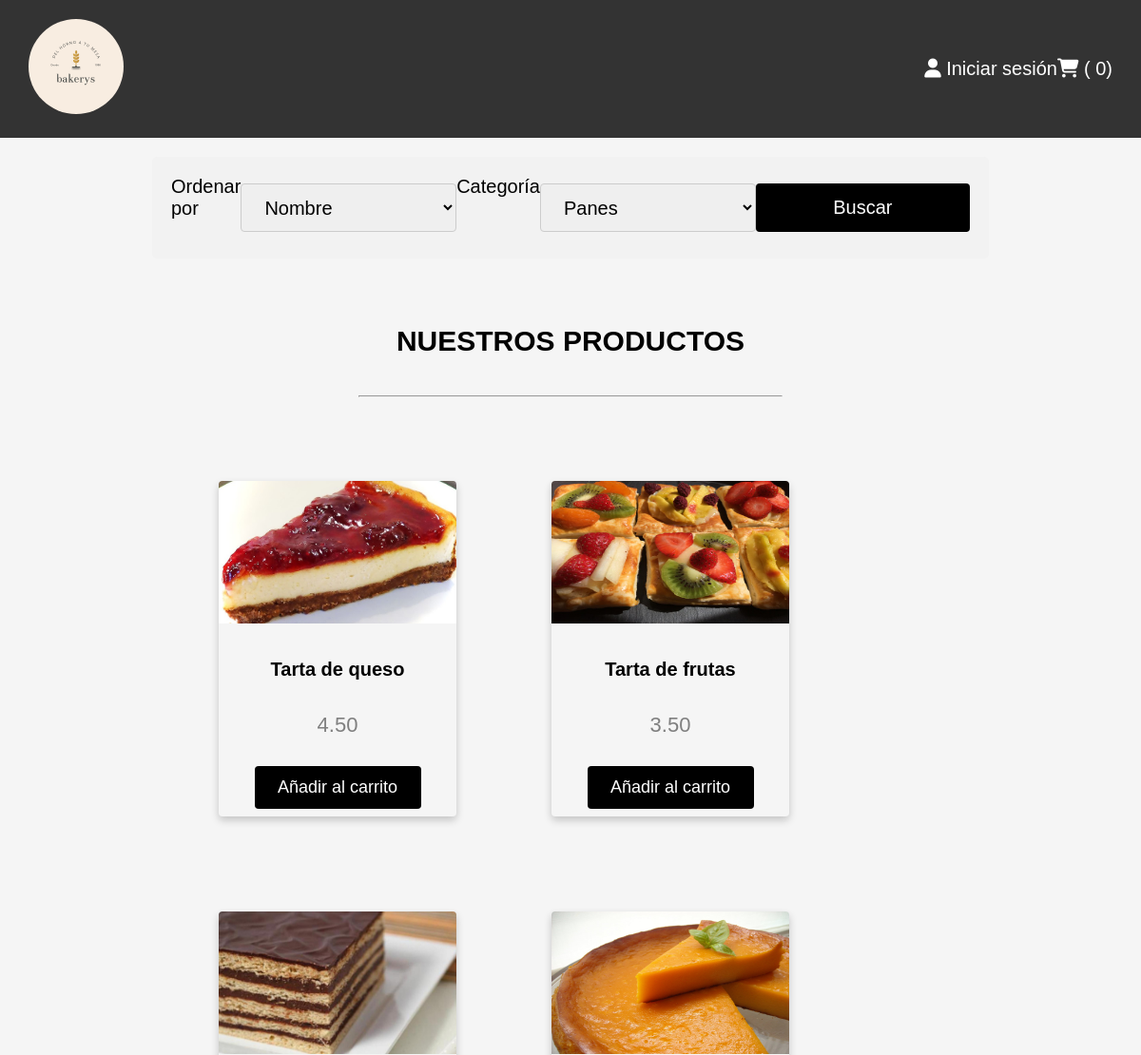
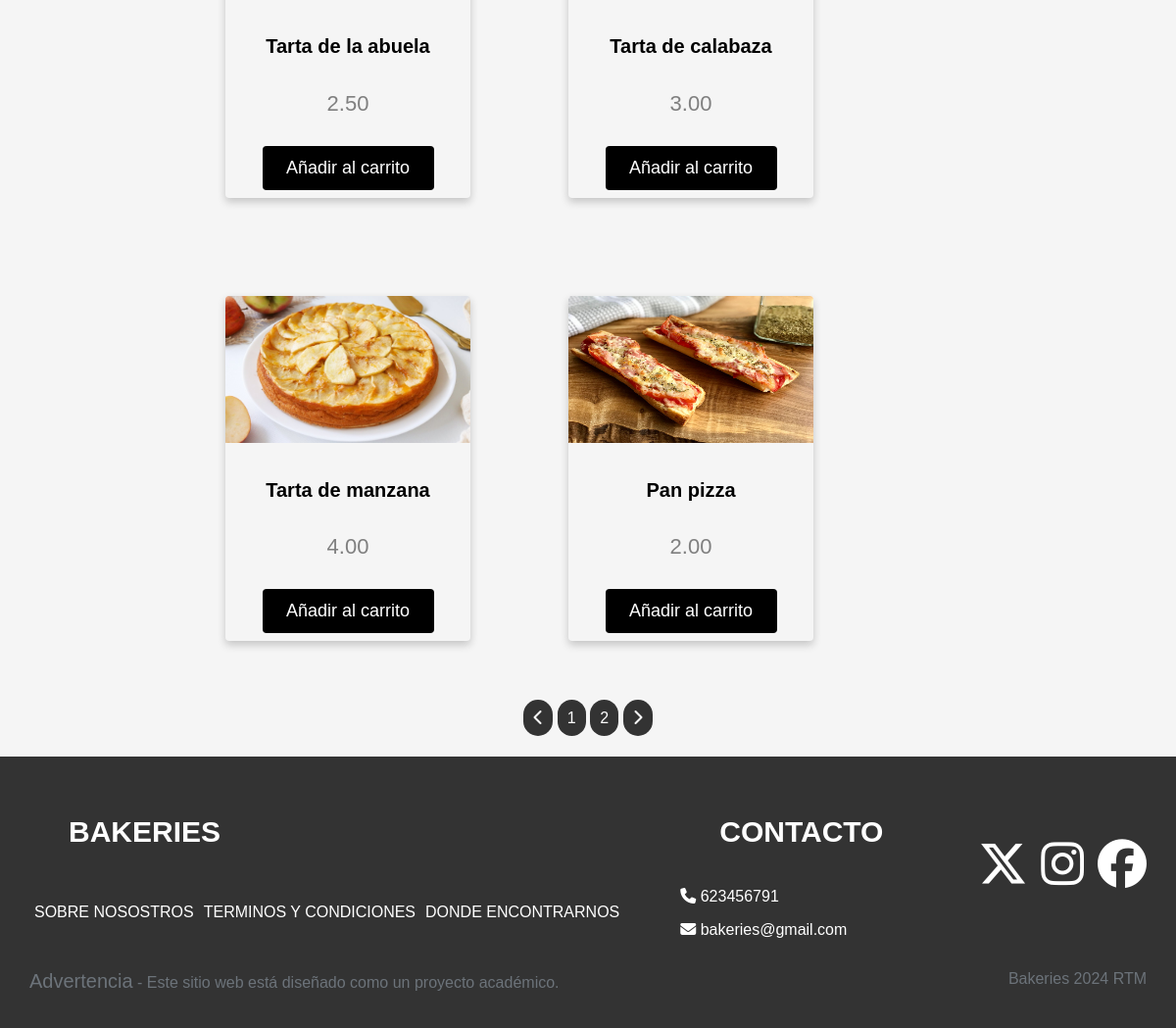
Page /fuentes/listado_productos.php?pagina=2 on the committed database (2 pictures, top to bottom).
### tables this page shows
CREATE TABLE `productos` (
  `id_producto` int(11) NOT NULL,
  `nombre_producto` varchar(255) NOT NULL,
  `precio` decimal(3,2) NOT NULL,
  `procedencia` varchar(15) NOT NULL,
  `categoria` varchar(15) NOT NULL,
  `cantidad` int(3) NOT NULL,
  `descripcion` text NOT NULL,
  `imagen_producto` varchar(255) NOT NULL
);

### fuentes/assets/funciones.php (called while the page is built, shortened)
<?php
function conexion()
{
    $conexion = new mysqli('44.219.88.100', 'bakeries', '123', 'bakeries');
    return $conexion;
}
?>

### fuentes/listado_productos.php (the view, shortened to what this page needs)
<?php
include('assets/funciones.php');
include('assets/cabecera.php');
?>
<main>
    <form action="listado_productos.php" method="post" id="form-orden" class="form-orden">
        <label for="orden">Ordenar por</label>
        <select name="orden" id="orden">
            <option value="nombre_producto" selected>Nombre</option>
        </select>
        <label for="categoria">Categoría</label>
        <select name="categoria" id="categoria">
            <option value="panes" selected>Panes</option>
        </select>
        <input type="submit" name="buscar" value="Buscar">
    </form>
    <div class="titulo">
        <h2>
            <?php
            if (!isset($_POST['buscar'])) {
                echo 'NUESTROS PRODUCTOS';
            } else {
                echo strtoupper($_POST['categoria']);
            }
            ?>
        </h2>
        <hr>
    </div>
    <div class="listado-productos">
        <?php
        if (!isset($_POST['buscar'])) {
            $numProductosPorPagina = 15;
            if (isset($_GET['pagina'])) {
                $pagina = $_GET['pagina'];
            } else {
                $pagina = 1;
            }
            $limiteInicial = ($pagina - 1) * $numProductosPorPagina;
            $consultaLimite = conexion()->query("SELECT * FROM productos LIMIT $limiteInicial, $numProductosPorPagina");
            while ($producto = $consultaLimite->fetch_assoc()) {
                $img = substr($producto['imagen_producto'], 10);
                ?>
                <a href="<?php echo 'mostrar_producto.php?id=' . $producto['id_producto']; ?>">
                    <div class="card">
                        <img class="card-img" src="<?php echo $img; ?>" alt="<?php echo $producto['nombre_producto']; ?>" />
                        <div class="card-body">
                            <h5 class="card-title"><?php echo $producto['nombre_producto'] ?></h5>
                            <p class="card-text"><?php echo $producto['precio'] ?></p>
                            <form action="" method="post">
                                <button name="carrito" value="agregar" class="card-btn">Añadir al carrito</button>
                            </form>
                        </div>
                    </div>
                </a>
            <?php }
            $consultaSimple = conexion()->query('SELECT * FROM productos');
            $numProductosTotales = mysqli_num_rows($consultaSimple);
            $numPaginasTotales = ceil($numProductosTotales / $numProductosPorPagina);
        }
        ?>
    </div>
    <?php
    if (!isset($_POST['buscar'])) {
        ?>
        <div class="paginas">
            <a href="listado_productos.php?pagina=1"><i class="fa-solid fa-chevron-left"></i></a>
            <?php
            for ($i = 1; $i <= $numPaginasTotales; $i++) {
                ?>
                <a href="<?php echo 'listado_productos.php?pagina=' . $i; ?>"><?php echo $i ?></a>
                <?php
            }
            ?>
            <a href="<?php echo 'listado_productos.php?pagina=' . $numPaginasTotales; ?>"><i
                    class="fa-solid fa-chevron-right"></i></a>
        </div>
    <?php } ?>
</main>
<?php
include('assets/pie.php');
?>

### fuentes/assets/cabecera.php (shortened to what this page needs)
<!DOCTYPE html>
<html lang="en">
<head>
    <link rel="stylesheet" href="assets/css/fontawesome.css">
    <link rel="stylesheet" href="assets/fancybox/fancybox.css">
    <link rel="stylesheet" href="assets/css/main.css">
    <link rel="stylesheet" href="assets/css/listado.css">
    <link rel="stylesheet" href="assets/css/form.css">
    <link rel="stylesheet" href="assets/css/table.css">
    <link rel="stylesheet" href="assets/css/producto.css">
    <link rel="stylesheet" href="assets/css/header.css">
    <link rel="stylesheet" href="assets/css/footer.css">
    <link rel="stylesheet" href="assets/css/slideshow.css">
    <link rel="stylesheet" href="assets/css/cuenta.css">
</head>
<header>
    <nav class="hdr-nav">
        <div class="hdr-1">
            <a href="../index.php"><img class="logo" src="assets/img/logo.png"></a>
        </div>
        <div class="hdr-3">
            <div class="hdr-session">
                <a class="a-sesion" href="cuenta_usuario.php"><i class="fa-solid fa-user"></i>
                    <?php
                    if (isset($_SESSION['rol']))
                        echo '<p>' . $_SESSION['nom_usu'] . '</p>';
                    else
                        echo '<p>Iniciar sesión</p>';
                    ?>
                </a>
            </div>
            <div class="hdr-carrito">
                <a href="mostrar_carrito.php"><i class="fa-solid fa-cart-shopping"></i>
                    <p>(
                        <?php
                        if (empty($_SESSION['carrito'])) {
                            echo 0;
                        } else
                            echo count($_SESSION['carrito']);
                        ?>)
                    </p>
                </a>
            </div>
        </div>
    </nav>
</header>
<body>

### fuentes/assets/pie.php (shortened to what this page needs)
<footer>
    <div class="container-foo-1">
        <div class="foo-bakeries">
            <h2>BAKERIES</h2>
            <div class="social">
                <p><a href="sobre_nosotros.php">SOBRE NOSOSTROS </a></p>
                <p><a href="terminos_condiciones.php"> TERMINOS Y CONDICIONES </a></p>
                <p><a href="ubicacion.php"> DONDE ENCONTRARNOS</a></p>
            </div>
        </div>
        <div class="foo-contact">
            <h2>CONTACTO</h2>
            <p><i class="fa-solid fa-phone"></i> 623456791</p>
            <p><i class="fa-solid fa-envelope"></i> bakeries@gmail.com</p>
        </div>
        <div class="foo-soc-netw">
            <a href="https://x.com/?lang=es"><i class="fa-brands fa-x-twitter"></i></a>
            <a href="https://www.instagram.com/"><i class="fa-brands fa-instagram"></i></a>
            <a href="https://www.facebook.com/?locale=es_ES"><i class="fa-brands fa-facebook"></i></a>
        </div>
    </div>
    <div class="container-foo-2">
        <div>
            <p><span class="strong">Advertencia</span> - Este sitio web está diseñado como un proyecto académico.</p>
        </div>
        <div>
            <p>Bakeries 2024 RTM</p>
        </div>
    </div>
</footer>
</body>
</html>

### fuentes/assets/fancybox/fancybox.css (style rules this page uses)
:root { --f-spinner-width: 36px;--f-spinner-height: 36px;--f-spinner-color-1: rgba(0, 0, 0, 0.1);--f-spinner-color-2: rgba(17, 24, 28, 0.8);--f-spinner-stroke: 2.75 }
:root { --f-button-width: 40px;--f-button-height: 40px;--f-button-border: 0;--f-button-border-radius: 0;--f-button-color: #374151;--f-button-bg: #f8f8f8;--f-button-hover-bg: #e0e0e0;--f-button-active-bg: #d0d0d0;--f-button-shadow: none;--f-button-transition: all 0.15s ease;--f-button-transform: none;--f-button-svg-width: 20px;--f-button-svg-height: 20px;--f-button-svg-stroke-width: 1.5;--f-button-svg-fill: none;--f-button-svg-filter: none;--f-button-svg-disabled-opacity: 0.65 }

### fuentes/assets/css/main.css (style rules this page uses)
* { font-family: Arial, Helvetica, sans-serif; text-decoration: none; }
body { margin: 0; background-color: #f5f5f5; }
main { min-height: 100vh; margin-bottom: 0px; background-color: #f5f5f5; display: flex; flex-direction: column; align-items: center; }
h2 { margin: 40px; font-size: 30px; }
.titulo { margin: 10px; }
.card { box-shadow: 0 4px 8px 0 #00000033; margin: 50px; text-align: center; font-family: arial; border-radius: 4px; }
.card-img { width: 100%; border-radius: 4px 4px 0 0; }
.card-title { color: #000; font-size: 20px; white-space: nowrap; }
.card-text { color: #808080; font-size: 22px; }
.card-btn { border: none; border-radius: 4px; outline: 0; padding: 12px; margin: 8px 0 8px 0; color: #ffffff; background-color: #000; text-align: center; cursor: pointer; width: 70%; font-size: 18px; }
.paginas>a { border-radius: 50px; background-color: #333; color: #ffffff; padding: 10px; margin-bottom: 20px; }
@media only screen and (min-width:1024px) { .card-img { width: 250px; height: 150px; } }

### fuentes/assets/css/listado.css (style rules this page uses)
.listado-productos { width: 70%; align-content: center; display: flex; flex-wrap: wrap; align-content: space-around; margin: 20px; align-content: center; }

### fuentes/assets/css/form.css (style rules this page uses)
.form-orden { border-radius: 5px; background-color: #f2f2f2; width: 70%; padding: 20px; margin: 20px; font-size: 20px; display: flex; flex-direction: column; align-content: center; }
input[type=text], input[type=number], input[type=password], input[type=email], input[type=file], select, textarea { width: 100%; padding: 12px 20px; margin: 8px 0; display: inline-block; border: 1px solid #ccc; border-radius: 4px; box-sizing: border-box; font-size: 20px; }
input[type=submit] { width: 100%; background-color: #000; color: white; padding: 14px 20px; margin: 8px 0; border: none; border-radius: 4px; cursor: pointer; font-size: 20px; }
button { width: 100%; background-color: #000; color: white; padding: 14px 20px; margin: 8px 0; border: none; border-radius: 4px; cursor: pointer; font-size: 20px; }
@media only screen and (min-width:1024px) { .form-orden { display: flex; flex-direction: row; align-content: center; } }

### fuentes/assets/css/header.css (style rules this page uses)
header { background-color: #333; color: #fff; display: flex; flex-direction: column; padding: 20px 10px; font-size: 20px; }
header a { color: #fff; transition: color 0.3s; }
.hdr-nav { display: flex; flex-direction: row; justify-content: space-between; align-items: center; margin-left: 20px; margin-right: 20px; }
.logo { width: 100px; height: 100px; border-radius: 50px; }
.hdr-3 { display: flex; flex-direction: row; gap: 1rem; }
.a-sesion p { display: none; }
.hdr-carrito p { display: none; }
@media only screen and (min-width:1024px) { .hdr-3 { gap: 0rem; } }
@media only screen and (min-width:1024px) { .a-sesion p { display: inline; } }
@media only screen and (min-width:1024px) { .hdr-carrito p { display: inline; } }

### rows in the picture
productos: imagen_producto (picture), nombre_producto "Tarta de queso", precio "4.50"
productos: imagen_producto (picture), nombre_producto "Tarta de frutas", precio "3.50"
productos: imagen_producto (picture), nombre_producto "Tarta de la abuela", precio "2.50"
productos: imagen_producto (picture), nombre_producto "Tarta de calabaza", precio "3.00"
productos: imagen_producto (picture), nombre_producto "Tarta de manzana", precio "4.00"
productos: imagen_producto (picture), nombre_producto "Pan pizza", precio "2.00"
